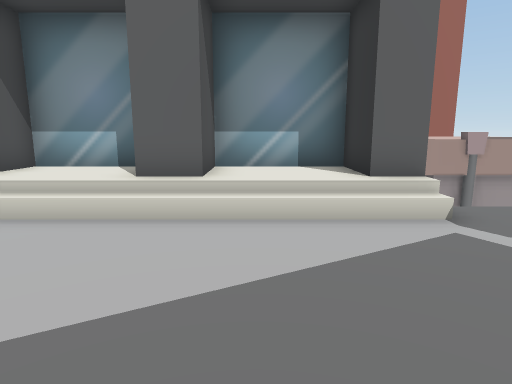
view 1 (above)

24 first-person views from a walk through a 3-D level made in the Unity game engine. The camera is 1.4 m above the floor, tilts 10° down and sees 75° across. The floor is counted in squares, 1 m on a side. Each view is taken from the middle of a square. On the plan, view 1 faces up. The plan holds only what a view shows up to about 15 squares ahead; the rest is blank. The place goes on beyond the plan. The player character is not drawn. Some animated figures are left out. Some surface patterns are stand-ins.

view 2
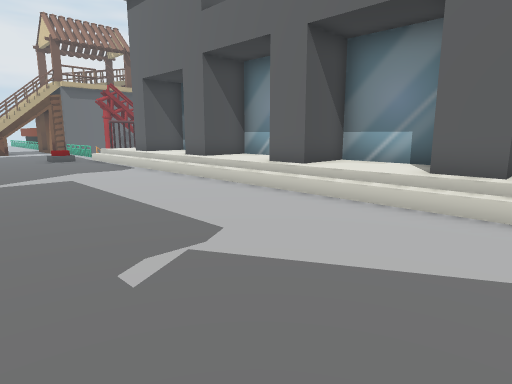

view 3
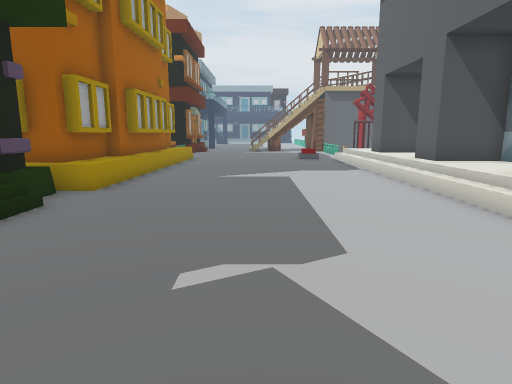

view 4
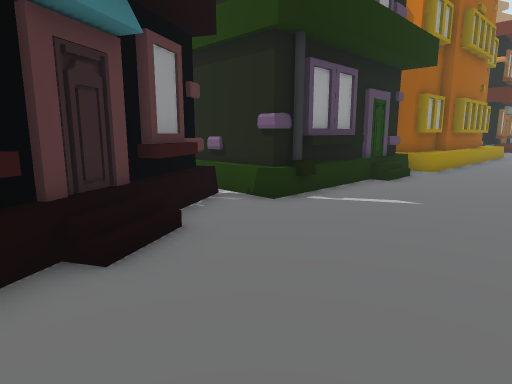

view 5
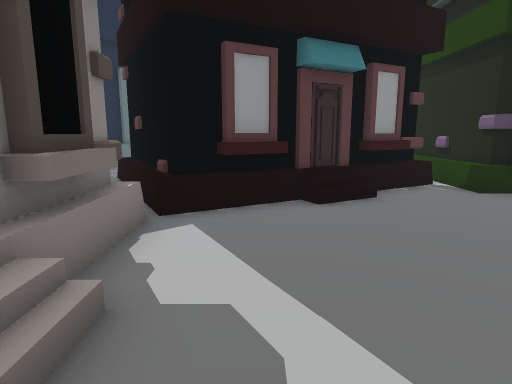

view 6
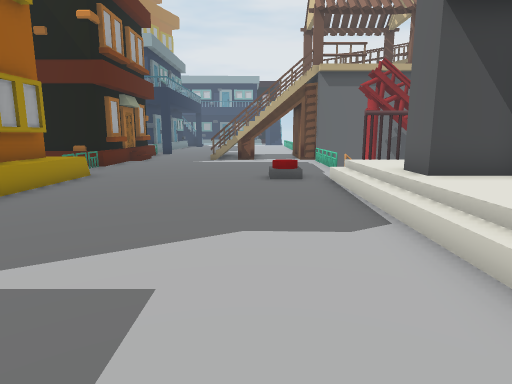

view 7
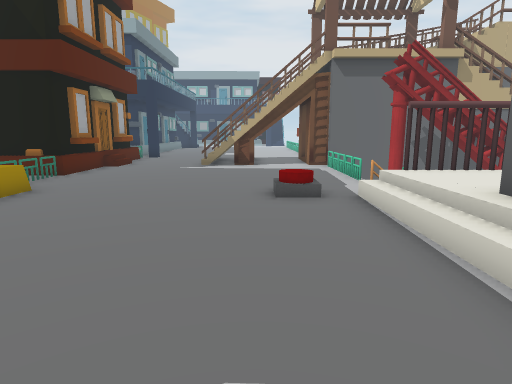

view 8
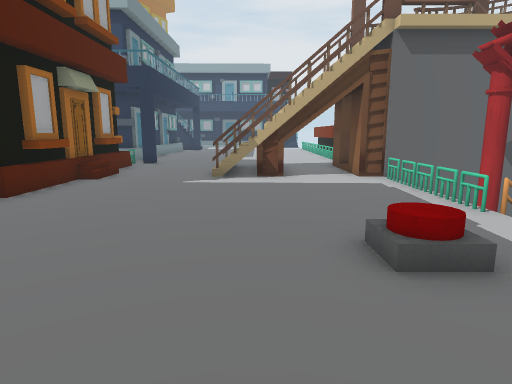

view 9
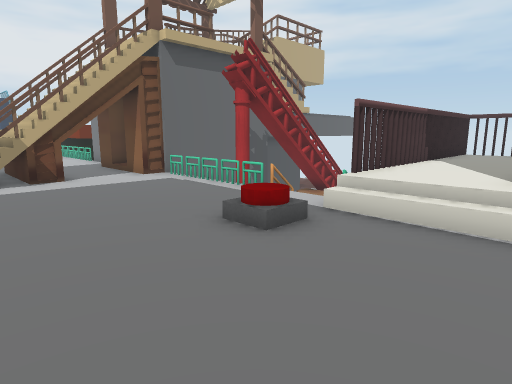

view 10
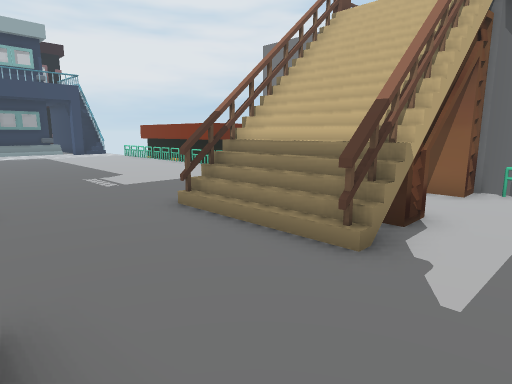

view 11
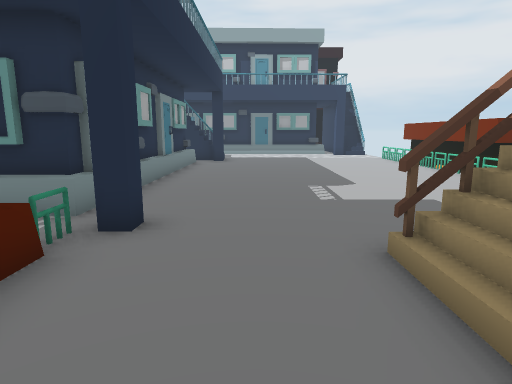

view 12
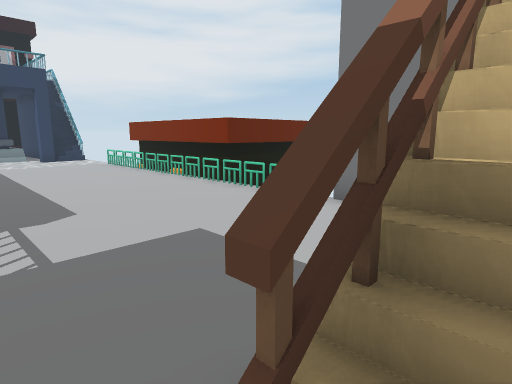

view 13
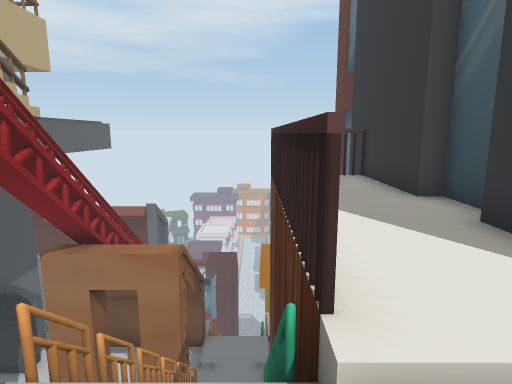

view 14
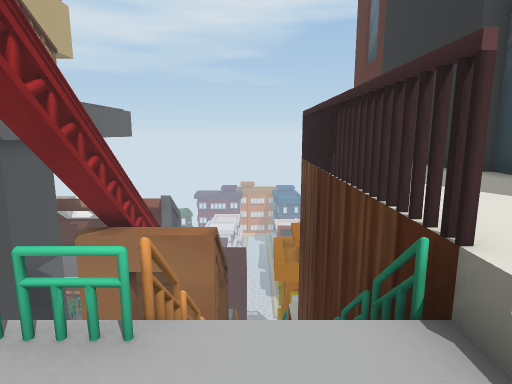

view 15
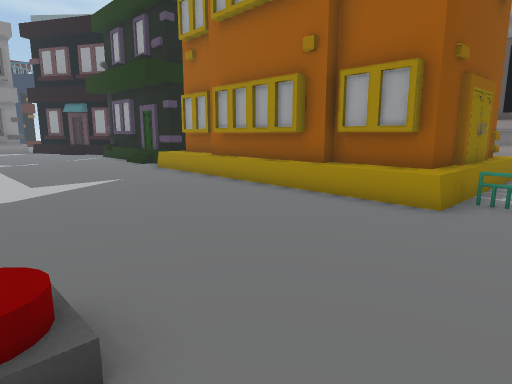

view 16
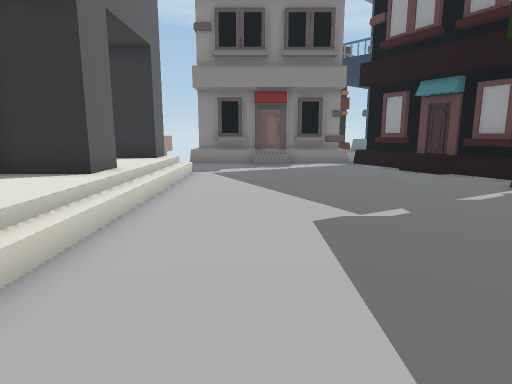

view 17
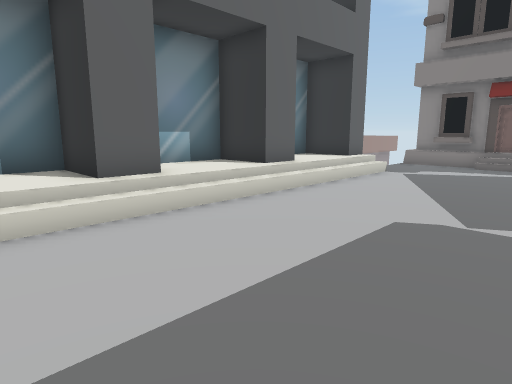

view 18
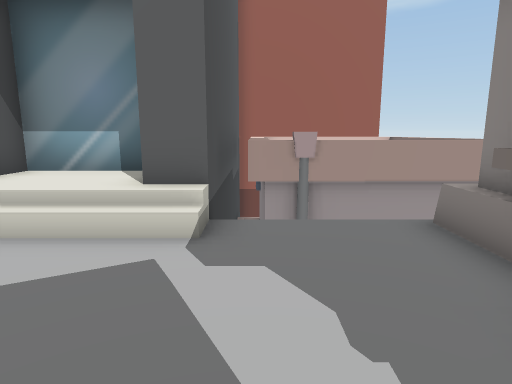

view 19
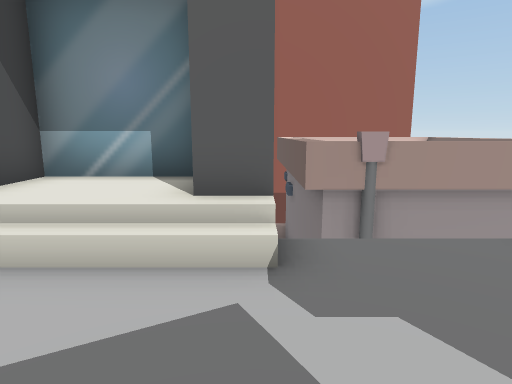

view 20
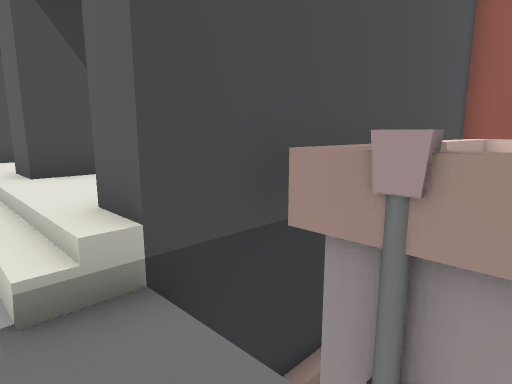

view 21
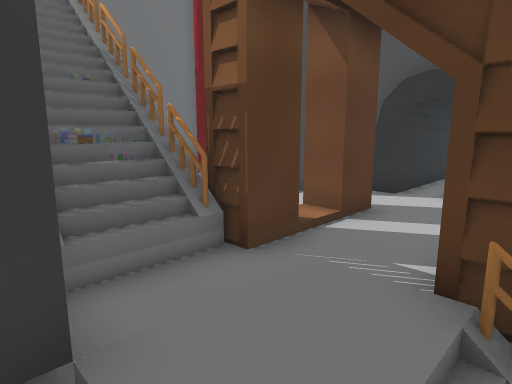

view 22
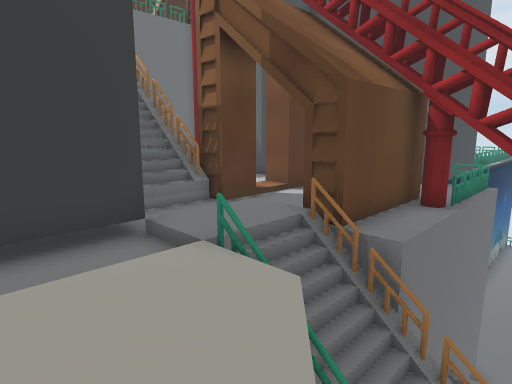

view 23
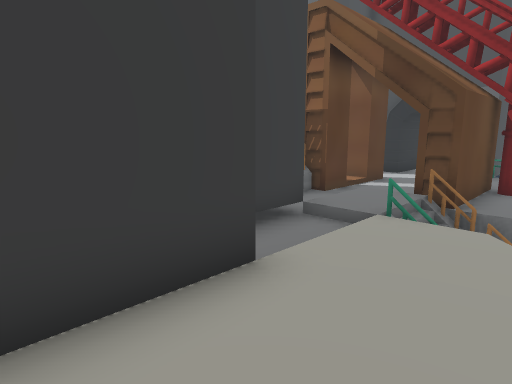

view 24
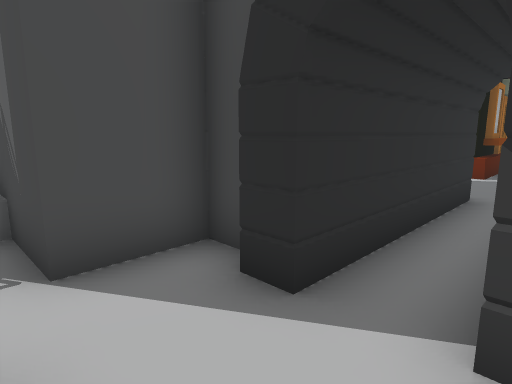

### Floor plan
Key: @ floor where view 1 was taken; # wall or solid block; x gap in a wall; . main floor; : floor 0.5 m higher than the main floor; - floor 6.25 m lower than the main floor; _ floor 6.5 m lower than the main floor; / step, stairs or slope; = window, fence, low wall or low ledge; ^ raised ledge; v drop or lower ground; B building; F fence; O other object.
Columns run from 41 left of view 1 to 8 right of it. Each row starts with its distance up from view 1.
 20                          -
 19                 O   v/vv--- -
 18        vv    OFFF#  =/v-----
 17              O__#####/=------
 16          ####O__####/--___###               vvvvvv
 15             ##______///#v#                  vO
 14        _________##____v:::#                 vOOOOO
 13 BBBB____######__##_##/x:::#                 vO
 12  BBBB        #____  #/v:::#                 vO
 11     B        ###_   x/x:::#                 vO
 10     B          #    v/v:::#                 vO
  9     B          #    x/v:::#                 vO
  8     B               x v:::#    v###########vvOOOOO
  7 BBBBB               # =:::#::: #::##:::##::vv
  6 OOOFFFFO #  #  #FFFFF..///////##///////##///#...B
  5 ........ ...####................................B
  4 ...........#=//.......//........................B
  3 ...........x///x................................B
  2 ...........x///x................................B
  1 ...........#///#................................B
  0 .........................................@......B
 -1 ................................................B
 -2 ..............................................BBB
 -3 ..........#...///.....BBBBBBBBBBBB........../BBBB
 -4 #########^=FBBBBBBBFFFBBBB   BBBBBOOOOOOOO.BBB  BB
 -5          ^        BB .B         BBO     OBBB     B
 -6          ^        BB  B                 O        B

Where each view was taken, in squares from view 1:
view 1: 0 up, 0 right, facing up
view 2: 1 down, 0 right, facing up-left
view 3: 1 up, 0 right, facing left
view 4: 1 up, 5 right, facing down-left
view 5: 4 up, 5 right, facing down
view 6: 3 up, 8 left, facing left
view 7: 3 up, 11 left, facing left
view 8: 2 up, 15 left, facing left
view 9: 0 up, 15 left, facing up-left
view 10: 3 down, 24 left, facing up-left
view 11: 1 down, 26 left, facing left
view 12: 0 up, 29 left, facing up-left
view 13: 4 up, 19 left, facing up
view 14: 4 up, 20 left, facing up
view 15: 4 up, 21 left, facing down-right
view 16: 3 up, 9 left, facing right
view 17: 0 up, 9 left, facing up-right
view 18: 1 up, 4 right, facing up
view 19: 2 up, 3 right, facing up
view 20: 5 up, 6 right, facing up-left
view 21: 17 up, 18 left, facing down-left
view 22: 20 up, 16 left, facing down-left
view 23: 19 up, 13 left, facing down-left
view 24: 15 up, 25 left, facing down-left
